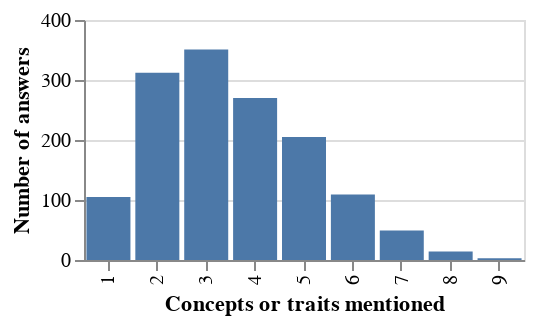

The notebook cell saved with this chart:
### Code cell
cooc_count = []
for i in range(1,10):
    mask = data[data['lemma_cat_tagged'].notnull()]['lemma_cat_tagged'].apply(len) == i
    df_cooc = data[data['lemma_cat_tagged'].notnull()].loc[mask]
 #   for name,group in df_cooc:
#        print(name,len(group))
    cooc_count.append(len(df_cooc))

df = data.copy()
d = df['lemma_cat_tagged']
d.loc[d.isnull()] = d.loc[d.isnull()].apply(lambda x: [])
df['lemma_cat_tagged'] = d
df['lemma_cat_tagged'] = df['lemma_cat_tagged'].apply(sorted).apply(tuple)
g = df.groupby(['lemma_cat_tagged']).apply(len).sort_values(ascending=False).reset_index().rename(columns={0: 'count'})[:10]    
#display(g)


dist_comb = alt.Chart(pd.DataFrame(cooc_count).reset_index().rename(columns={0: "value"}).apply(lambda x: x+1 if x.name == "index" else x)).mark_bar().encode(
    x=alt.X('index:O',axis=alt.Axis(title='Concepts or traits mentioned')),
    y=alt.Y('value:Q',axis=alt.Axis(title="Number of answers"))).properties(width=220,height=120)

#comb_rank.configure_axisLeft(labelLimit=1000)
dist_comb
#alt.HConcatChart(hconcat=(comb_rank,dist_comb),spacing=10).configure_axisLeft(labelLimit=1000)
#mask = data[data['lemma_cat_tagged'].notnull()]['lemma_cat_tagged'].apply(len) == 8
#cdata = data[data['lemma_cat_tagged'].notnull()].loc[mask]
#cdata['Answer'].tolist()

### Figure 1 — Vega-Lite specification as saved in the notebook (floating-point values rounded to 4 significant figures)
{"config": {"view": {"continuousWidth": 400, "continuousHeight": 300}}, "data": {"name": "data-5ffb5c67d4a428037a0668365732f30c"}, "mark": "bar", "encoding": {"x": {"type": "ordinal", "axis": {"title": "Concepts or traits mentioned"}, "field": "index"}, "y": {"type": "quantitative", "axis": {"title": "Number of answers"}, "field": "value"}}, "height": 120, "width": 220, "$schema": "https://vega.github.io/schema/vega-lite/v4.8.1.json", "datasets": {"data-5ffb5c67d4a428037a0668365732f30c": [{"index": 1, "value": 105}, {"index": 2, "value": 312}, {"index": 3, "value": 351}, {"index": 4, "value": 270}, {"index": 5, "value": 205}, {"index": 6, "value": 109}, {"index": 7, "value": 49}, {"index": 8, "value": 14}, {"index": 9, "value": 3}]}}
